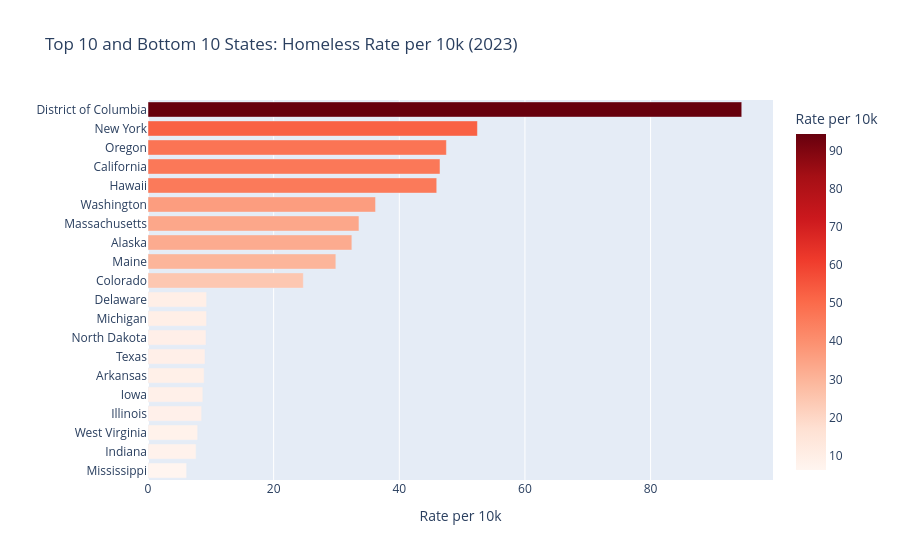

The notebook cell this image was saved under:
### Code cell
top10 = df.nlargest(10, 'homeless_rate_per_10k')
bot10 = df.nsmallest(10, 'homeless_rate_per_10k')
combined = pd.concat([top10, bot10])

fig3 = px.bar(
    combined.sort_values('homeless_rate_per_10k', ascending=True),
    x='homeless_rate_per_10k',
    y='state_name',
    orientation='h',
    color='homeless_rate_per_10k',
    color_continuous_scale='Reds',
    title='Top 10 and Bottom 10 States: Homeless Rate per 10k (2023)',
    labels={'homeless_rate_per_10k': 'Rate per 10k', 'state_name': ''},
)
fig3.show()

### Figure 1 — Plotly figure (JSON) as saved in the notebook; plotly's stock layout.template omitted (floating-point values rounded to 4 significant figures)
{"data": [{"hovertemplate": "Rate per 10k=%{marker.color}<br>=%{y}<extra></extra>", "legendgroup": "", "marker": {"color": [6.15, 7.65, 7.91, 8.54, 8.73, 8.93, 9.07, 9.23, 9.32, 9.33, 24.72, 29.9, 32.45, 33.58, 36.22, 45.96, 46.48, 47.5, 52.44, 94.51], "coloraxis": "coloraxis", "pattern": {"shape": ""}}, "name": "", "orientation": "h", "showlegend": false, "textposition": "auto", "type": "bar", "x": [6.15, 7.65, 7.91, 8.54, 8.73, 8.93, 9.07, 9.23, 9.32, 9.33, 24.72, 29.9, 32.45, 33.58, 36.22, 45.96, 46.48, 47.5, 52.44, 94.51], "xaxis": "x", "y": ["Mississippi", "Indiana", "West Virginia", "Illinois", "Iowa", "Arkansas", "Texas", "North Dakota", "Michigan", "Delaware", "Colorado", "Maine", "Alaska", "Massachusetts", "Washington", "Hawaii", "California", "Oregon", "New York", "District of Columbia"], "yaxis": "y"}], "layout": {"barmode": "relative", "coloraxis": {"colorbar": {"title": {"text": "Rate per 10k"}}, "colorscale": [[0.0, "rgb(255,245,240)"], [0.125, "rgb(254,224,210)"], [0.25, "rgb(252,187,161)"], [0.375, "rgb(252,146,114)"], [0.5, "rgb(251,106,74)"], [0.625, "rgb(239,59,44)"], [0.75, "rgb(203,24,29)"], [0.875, "rgb(165,15,21)"], [1.0, "rgb(103,0,13)"]]}, "legend": {"tracegroupgap": 0}, "title": {"text": "Top 10 and Bottom 10 States: Homeless Rate per 10k (2023)"}, "xaxis": {"anchor": "y", "domain": [0.0, 1.0], "title": {"text": "Rate per 10k"}}, "yaxis": {"anchor": "x", "domain": [0.0, 1.0], "title": {"text": ""}}}}
